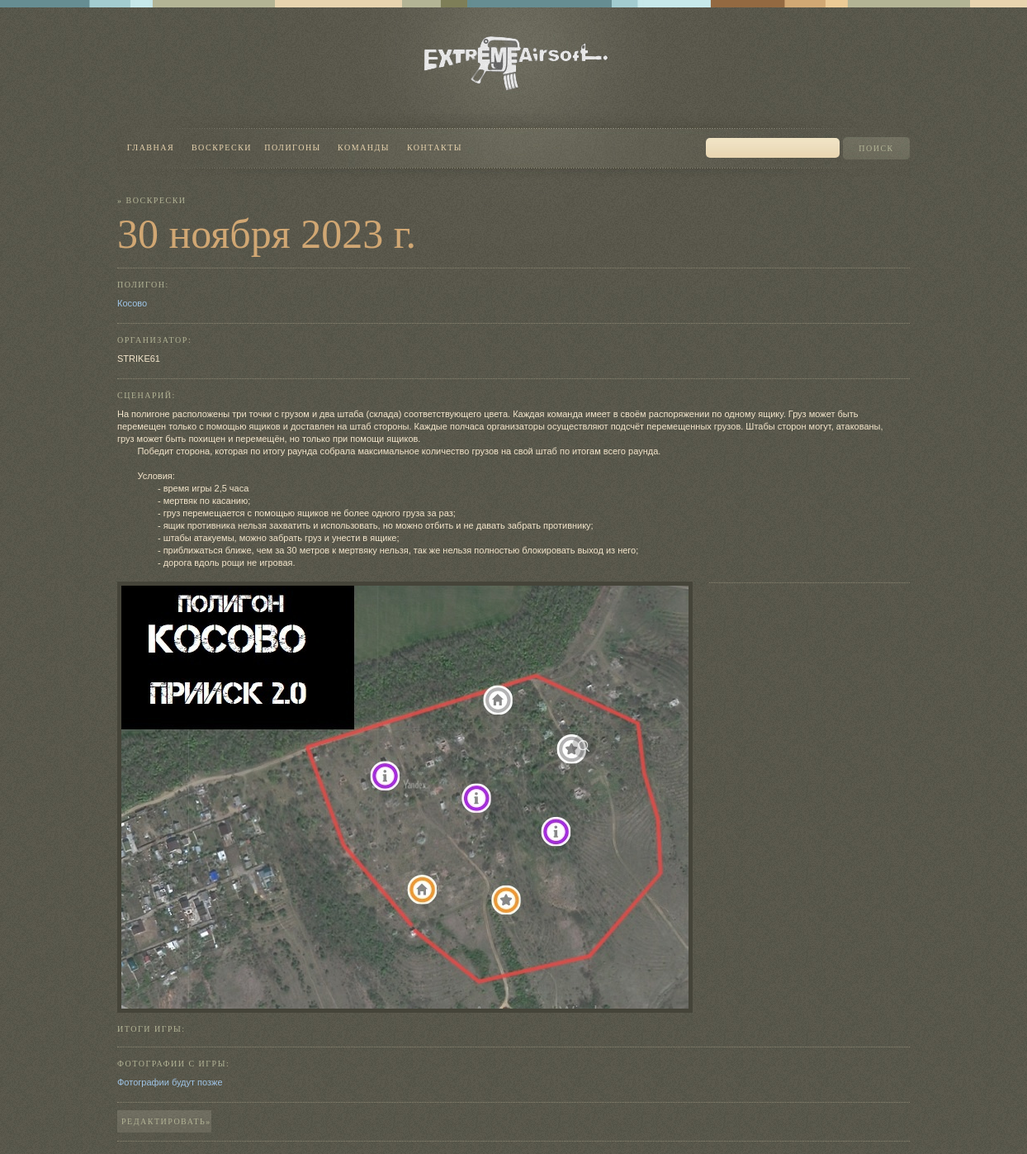
The page /sunday_games/detail/2023-11-30-kosovo on the database its author committed.
### sunday_games/models.py (models this page shows, shortened)
class Game(models.Model):
    organizer_choose = [('STRIKE61', 'STRIKE61'),
                        ]
    date = models.DateField(verbose_name='date')
    polygon = models.ForeignKey(Polygons, on_delete=models.CASCADE, null=True, related_name='games_polygon')
    organizer = models.CharField(max_length=50, choices=organizer_choose, default='STRIKE61')
    start = models.TimeField(default='10:00')
    scenario = models.TextField(default='Сценарий будет позже', max_length=10000)
    foto_scenario = models.ImageField(upload_to='sunday_games_scenario', blank=True)
    contribution = models.IntegerField(default=200)
    is_future = models.BooleanField(default=True)
    slug = models.SlugField(default='', null=False)
    result = models.CharField(default='', max_length=5000, blank=True)
    result_foto = models.CharField(default='Фотографии будут позже', max_length=500, blank=True)
    def get_url_edit(self):
        return reverse('edit_game', args=[self.slug])

### polygons/models.py (models this page shows, shortened)
class Polygons(models.Model, GeoItem):
    name = models.CharField(verbose_name='URL', max_length=50)
    address = models.CharField(max_length=100)
    descriptions = models.CharField(max_length=1000)
    image = models.ImageField(upload_to='polygons/', blank=True)
    url_yandex = models.CharField(default='', max_length=500)
    slug = models.SlugField(default='', null=False)
    lon = models.FloatField(default='39.715209')
    lat = models.FloatField(default='47.246355')
    def __str__(self):
        return f'{self.name}'
    def get_url(self):
        return reverse('polygon-detail', args=[self.slug])

### sunday_games/views.py (the view, shortened to what this page needs)
# urls.py: path('detail/<str:slug>', GameDetailView.as_view(), name='detail_game'),
class GameDetailView(DetailView):
    model = Game
    template_name = 'sunday_games/detail_game.html'
    def get_context_data(self, **kwargs):
        context = super(GameDetailView, self).get_context_data(**kwargs)
        context['error'] = False
        return context

### sunday_games/templates/sunday_games/detail_game.html (shortened to what this page needs)
{% extends 'base.html' %}
{% load static %}
{% block content %}
<link href= "{% static 'css/style.css' %}" media="all" rel="stylesheet" type="text/css" />
<div id="primary">
    <h3>&#187; Воскрески</h3>
    <h1 class="page-title">{{ game.date }}</h1>
    <hr/>
    <h3>Полигон:</h3>
    <p><a class="text-5" href="{{ game.polygon.get_url }}">{{ game.polygon }}</a></p>
    <hr/>
    <h3>Организатор:</h3>
    <p class="text-7">{{ game.organizer }}</p>
    <hr/>
    <h3>Сценарий:</h3>
    <p class="text-4">{{ game.scenario|linebreaksbr }}</p>
    {% if game.foto_scenario %}
        <img src=" {{ game.foto_scenario.url }} " class="img-left" alt="spruce meadows"/>
    {% endif %}
    <hr/>
    {% if game.is_future %}
        <div class="column-1">
            <h3>Ожидаемая погода на полигоне:</h3>
            {% if error %}
                <p class="text-4">Погода временно недоступна</p>
            {% elif weather_dict %}
                <table class="table">
                    <colgroup>
                        <col width="140"/>
                        <col span="4" width="100"/>
                    </colgroup>
                    <tr>
                        <td></td>
                        <td>{{ weather_dict.time_09.time }}</td>
                        <td>{{ weather_dict.time_12.time }}</td>
                        <td>{{ weather_dict.time_15.time }}</td>
                        <td>{{ weather_dict.time_18.time }}</td>
                    </tr>
                    <tr>
                        <td align="left">&#9642 Общая:</td>
                        <td>{{ weather_dict.time_09.description }}</td>
                        <td>{{ weather_dict.time_12.description }}</td>
                        <td>{{ weather_dict.time_15.description }}</td>
                        <td>{{ weather_dict.time_18.description }}</td>
                    </tr>
                    <tr style="color: #ffb86e">
                        <td align="left">&#9642 Температура, &#176;С:</td>
                        <td>{{ weather_dict.time_09.temp }}</td>
                        <td>{{ weather_dict.time_12.temp }}</td>
                        <td>{{ weather_dict.time_15.temp }}</td>
                        <td>{{ weather_dict.time_18.temp }}</td>
                    </tr>
                    <tr style="color: #ff8200">
                        <td align="left">&#9642 Ощущается, &#176;С:</td>
                        <td>{{ weather_dict.time_09.feels_like }}</td>
                        <td>{{ weather_dict.time_12.feels_like }}</td>
                        <td>{{ weather_dict.time_15.feels_like }}</td>
                        <td>{{ weather_dict.time_18.feels_like }}</td>
                    </tr>
                    <tr>
                        <td align="left">&#9642 Видимость, км:</td>
                        <td>{{ weather_dict.time_09.visibility }}</td>
                        <td>{{ weather_dict.time_12.visibility }}</td>
                        <td>{{ weather_dict.time_15.visibility }}</td>
                        <td>{{ weather_dict.time_18.visibility }}</td>
                    </tr>
                    <tr style="color: #9fc5e8">
                        <td align="left">&#9642 Скорость ветра, м/с:</td>
                        <td>{{ weather_dict.time_09.speed }}</td>
                        <td>{{ weather_dict.time_12.speed }}</td>
                        <td>{{ weather_dict.time_15.speed }}</td>
                        <td>{{ weather_dict.time_18.speed }}</td>
                    </tr>
                    <tr style="color: #9fc5e8">
                        <td align="left">&#9642 Порывы ветра, м/с:</td>
                        <td>{{ weather_dict.time_09.gust }}</td>
                        <td>{{ weather_dict.time_12.gust }}</td>
                        <td>{{ weather_dict.time_15.gust }}</td>
                        <td>{{ weather_dict.time_18.gust }}</td>
                    </tr>
                    <tr style="color: #1783e3" >
                        <td align="left">&#9642 Вероятность осадков, %:</td>
                        <td>{{ weather_dict.time_09.pop }}</td>
                        <td>{{ weather_dict.time_12.pop }}</td>
                        <td>{{ weather_dict.time_15.pop }}</td>
                        <td>{{ weather_dict.time_18.pop }}</td>
                    </tr>
                </table>
            {% else %}
                <p class="text-4">До события еще много дней или уже прошло</p>
            {% endif %}
            <hr/>
        </div>
    {% else %}
        <div class="column-1">
            <h3>Итоги игры:</h3>
             <hr/>
            <h3>Фотографии с игры:</h3>
            <p><a class="text" href=" {{ game.result_foto }} " target="_blank">{{ game.result_foto }}</a></p>
            <hr/>
        </div>
    {% endif %}
    <div>
        <p><a style="margin-right: 1000px;" class="view-more" href="{{ game.get_url_edit }}">Редактировать&#187;</a></p>
        <hr/>
    </div>
</div>
{% endblock %}

### static/css/front.css (style rules this page uses)
body { background: url(images/body.jpg) repeat; }
hr { background: none; border-top: 1px dotted #5b5a4e; border-left: none; border-right: none; border-bottom: 1px dotted #8a8571; margin: 15px 0; }
#primary h3 { color: #b3b496; font-family: Georgia, Palatino, serif; font-size: 10px; text-transform: uppercase; letter-spacing: 1.5px; margin: 10px 0; font-weight: normal; }

### static/css/style.css (style rules this page uses)
#primary h3 { color: #b3b496; font-family: Georgia, Palatino, serif; font-size: 10px; text-transform: uppercase; letter-spacing: 1.5px; margin: 10px 0; font-weight: normal; }
#primary h1.page-title { font-weight: normal; color: #d1a773; font-family: Georgia, Palatino, serif; font-size: 50px; }
#primary p { font-size: 11px; font-family: arial, verdana, sans-serif; line-height: 15px; margin-bottom: 15px; }
#primary img { border: 5px solid #454439; }
#primary img.img-left { margin: 0 20px 5px 0; float: left; }
#primary .column-1 { width: 100%; float: left; }
#primary .text { text-decoration: none; color: #9fc5e8; text:active; text:hover; }
#primary .text-4 { color: #f4e6cc; font-size: 11px; width: 950px; white-space: pre-wrap; }
#primary .text-5 { font-family: arial, verdana, sans-serif; text-decoration: none; color: #9fc5e8; text:active; text:hover; font-size: 11px; margin-right: 700px; }
#primary .text-7 { color: #f4e6cc; font-size: 11px; font-family: arial, verdana, sans-serif; line-height: 15px; margin-bottom: 15px; }
#primary .view-more { text-decoration: none; font-family: Georgia, Palatino, serif; font-size: 10px; text-transform: uppercase; letter-spacing: 1.5px; background: url(images/read-more.jpg) no-repeat center; color: #b3b496; padding: 22px 0px 22px 5px; }

### rows shown on the page
Game: date "30 ноября 2023 г.", polygon "Косово", organizer "STRIKE61", scenario "На полигоне расположены три точки с грузом и два штаба (склада) соответствующего цвета. Каждая команда имеет в своём распоряжении по одному ящику. Груз может быть перемещен только с помощью ящиков и доставлен на штаб стороны. Каждые полчаса организаторы осуществляют подсчёт перемещенных грузов. Штабы сторон могут, атакованы, груз может быть похищен и перемещён, но только при помощи ящиков. Победит сторона, которая по итогу раунда собрала максимальное количество грузов на свой штаб по итогам всего раунда. Условия: - время игры 2,5 часа - мертвяк по касанию; - груз перемещается с помощью ящиков не более одного груза за раз; - ящик противника нельзя захватить и использовать, но можно отбить и…", foto_scenario (picture), result_foto "Фотографии будут позже"
